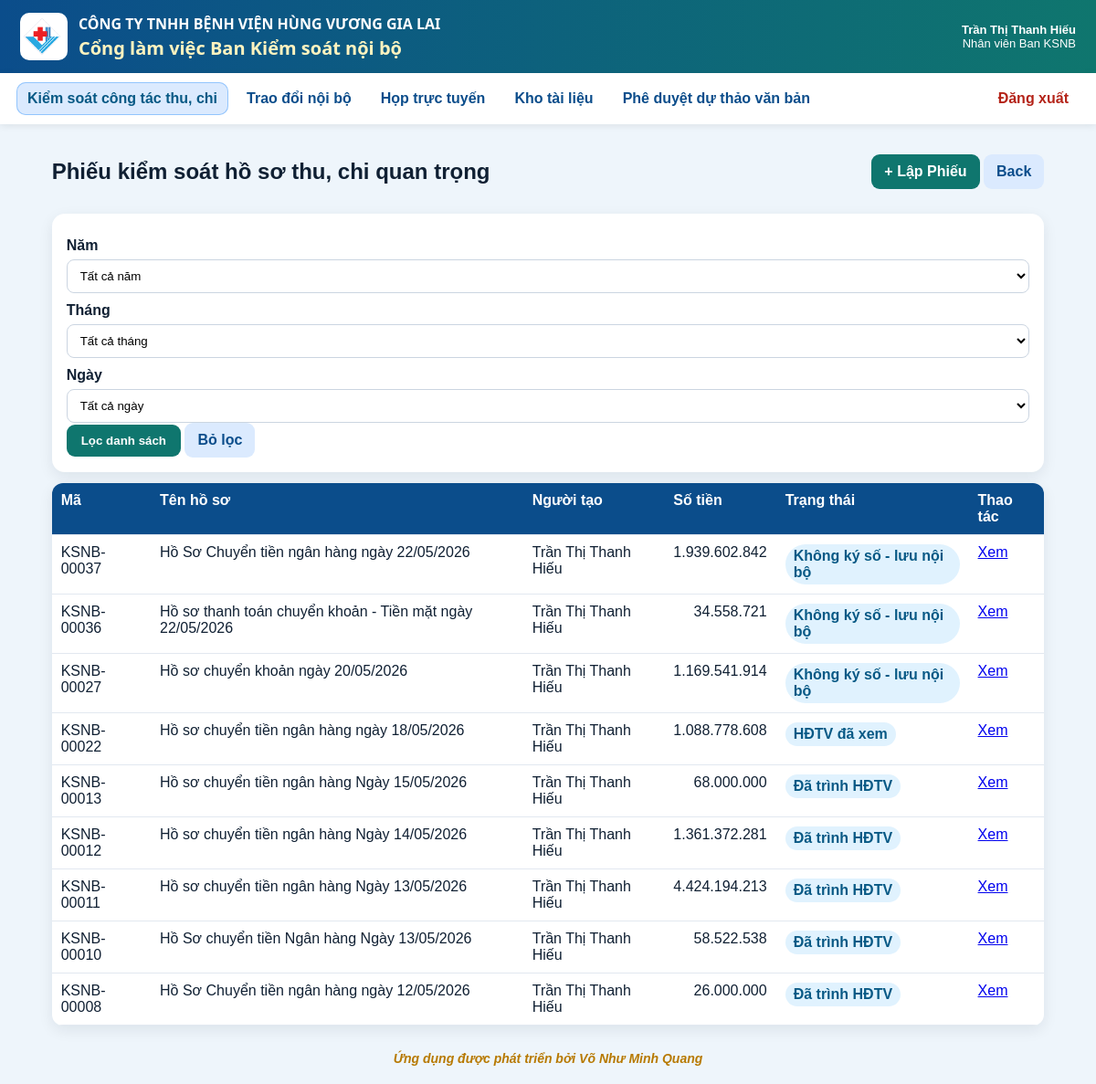
Page /vouchers (signed in) on the committed database.
### app/models.py (models this page shows)
class Users(Base):
    __tablename__ = "users"
    id = Column(Integer, primary_key=True)
    username = Column(String, unique=True, nullable=False, index=True)
    full_name = Column(String, nullable=False)
    password_hash = Column(String, nullable=False)
    unit_code = Column(String, nullable=False, default="THANH_VIEN_TRUNG_TAP")
    role_code = Column(String, nullable=False, default="THANH_VIEN_TRUNG_TAP")
    position_title = Column(String, nullable=False, default="Thành viên trưng tập")
    is_active = Column(Integer, nullable=False, default=1)
    created_at = Column(String, nullable=False)
    status = column_property(
        case(
            (is_active == 1, "ACTIVE"),
            else_="LOCKED",
        )
    )

### tables this page shows
CREATE TABLE vouchers (
                id INTEGER PRIMARY KEY AUTOINCREMENT,
                code TEXT UNIQUE,
                title TEXT NOT NULL,
                hồ_so_type TEXT NOT NULL,
                total_amount REAL DEFAULT 0,
                submitting_unit TEXT,
                sender_name TEXT,
                received_at TEXT,
                approval_target TEXT,
                route_mode TEXT NOT NULL,
                status TEXT NOT NULL DEFAULT 'DRAFT',
                section_iv_result TEXT,
                section_iv_note TEXT,
                section_v_text TEXT,
                section_vi_text TEXT,
                created_by INTEGER NOT NULL,
                current_handler INTEGER,
                created_at TEXT NOT NULL DEFAULT CURRENT_TIMESTAMP,
                updated_at TEXT NOT NULL DEFAULT CURRENT_TIMESTAMP,
                submitted_at TEXT,
                submitted_to_board_at TEXT,
                board_saved_at TEXT,
                FOREIGN KEY(created_by) REFERENCES users(id),
                FOREIGN KEY(current_handler) REFERENCES users(id)
            );

### app/routers/vouchers.py (the view)
@router.get("")
def voucher_list(request: Request):
    denied = require_login(request)
    if denied:
        return denied
    user = request.state.user
    selected_year = str(request.query_params.get("year") or "").strip()
    selected_month = str(request.query_params.get("month") or "").strip()
    selected_day = str(request.query_params.get("day") or "").strip()
    where_parts = ["1=1"]
    params: list = []
    if user["role_code"] == "TRUONG_BAN_KSNB":
        where_parts.append(
            "(v.created_by = ? OR v.status IN ('SUBMITTED_TO_HEAD','HEAD_APPROVED','SUBMITTED_TO_BOARD','BOARD_VIEWED','BOARD_SAVED','NO_SIGNATURE_INTERNAL'))"
        )
        params.append(user["id"])
    elif user["role_code"] == "PHO_TRUONG_BAN_KSNB":
        where_parts.append("(v.created_by = ? OR v.current_handler = ?)")
        params.extend([user["id"], user["id"]])
    elif user["role_code"] == "NHAN_VIEN_KSNB":
        where_parts.append("v.created_by = ?")
        params.append(user["id"])
    elif user["role_code"] == "TONG_GIAM_DOC":
        where_parts.append("v.status IN ('SUBMITTED_TO_BOARD','BOARD_VIEWED','BOARD_SAVED')")
    elif user["role_code"] in BOARD_ROLES:
        where_parts.append("v.status IN ('SUBMITTED_TO_BOARD','BOARD_VIEWED','BOARD_SAVED') AND v.current_handler = ?")
        params.append(user["id"])
    elif user["role_code"] != ROLE_ADMIN:
        where_parts.append("0=1")
    if selected_year:
        where_parts.append("strftime('%Y', v.created_at) = ?")
        params.append(selected_year)
    if selected_month:
        where_parts.append("strftime('%m', v.created_at) = ?")
        params.append(selected_month.zfill(2))
    if selected_day:
        where_parts.append("strftime('%d', v.created_at) = ?")
        params.append(selected_day.zfill(2))
    where = " AND ".join(where_parts)
    with get_conn() as conn:
        years = conn.execute(
            """
            SELECT DISTINCT strftime('%Y', created_at) AS year
            FROM vouchers
            WHERE created_at IS NOT NULL
            ORDER BY year DESC
            """
        ).fetchall()
        rows = conn.execute(
            f"""
            SELECT v.*, u.full_name AS creator_name
            FROM vouchers v
            JOIN users u ON u.id = v.created_by
            WHERE {where}
            ORDER BY v.id DESC
            """,
            params,
        ).fetchall()
    admin_seen_voucher_ids: set[int] = set()
    if user["role_code"] == ROLE_ADMIN:
        with get_conn() as conn:
            seen_rows = conn.execute(
                """
                SELECT voucher_id
                FROM voucher_routes
                WHERE action = 'ADMIN_XEM_PHIEU'
                  AND from_user_id = ?
                """,
                (user["id"],),
            ).fetchall()
        admin_seen_voucher_ids = {int(row["voucher_id"]) for row in seen_rows}
    voucher_rows = []
    for row in rows:
        item = dict(row)
        item["is_new_for_current_user"] = False
        if (
            user["role_code"] == ROLE_ADMIN
            and item["status"] in ("SUBMITTED_TO_HEAD", "SUBMITTED_TO_BOARD")
            and int(item["id"]) not in admin_seen_voucher_ids
        ):
            item["is_new_for_current_user"] = True
        elif user["role_code"] in HEAD_ROLES and item["status"] == "SUBMITTED_TO_HEAD" and item["current_handler"] == user["id"]:
            item["is_new_for_current_user"] = True
        elif user["role_code"] in BOARD_ROLES and item["status"] == "SUBMITTED_TO_BOARD" and item["current_handler"] == user["id"]:
            item["is_new_for_current_user"] = True
        voucher_rows.append(item)
    voucher_new_count = sum(1 for item in voucher_rows if item["is_new_for_current_user"])
    months = [f"{i:02d}" for i in range(1, 13)]
    days = [f"{i:02d}" for i in range(1, 32)]
    return templates.TemplateResponse(
        "voucher_list.html",
        {
            "request": request,
            "vouchers": voucher_rows,
            "user": user,
            "status_labels": STATUS_LABELS,
            "years": years,
            "months": months,
            "days": days,
            "selected_year": selected_year,
            "selected_month": selected_month.zfill(2) if selected_month else "",
            "selected_day": selected_day.zfill(2) if selected_day else "",
            "voucher_new_count": voucher_new_count,
        },
    )

### app/templates/voucher_list.html (shortened to what this page needs)
{% extends 'base.html' %}
{% block content %}
<div class="page-head">
  {% if user.role_code in ['TONG_GIAM_DOC','PHO_TGD_THUONG_TRUC','PHO_TONG_GIAM_DOC'] %}
  <h2>Danh sách Phiếu kiểm soát hồ sơ thu, chi quan trọng trình Hội đồng thành viên</h2>
  {% else %}
  <h2>Phiếu kiểm soát hồ sơ thu, chi quan trọng</h2>
  {% endif %}
  <div>
    {% if user.role_code in ['ADMIN','TRUONG_BAN_KSNB','PHO_TRUONG_BAN_KSNB','NHAN_VIEN_KSNB'] %}
    <a class="primary-link voucher-title-font" href="/vouchers/new">+ Lập Phiếu</a>
    {% endif %}
    <a class="secondary-link" href="javascript:history.back()">Back</a>
  </div>
</div>
<div class="panel">
  <form method="get" action="/vouchers" class="grid3">
    <div>
      <label>Năm</label>
      <select name="year">
        <option value="">Tất cả năm</option>
      </select>
    </div>
    <div>
      <label>Tháng</label>
      <select name="month">
        <option value="">Tất cả tháng</option>
      </select>
    </div>
    <div>
      <label>Ngày</label>
      <select name="day">
        <option value="">Tất cả ngày</option>
      </select>
    </div>
    <div style="grid-column:1/-1;">
      <button class="primary voucher-title-font" type="submit">Lọc danh sách</button>
      <a class="secondary-link voucher-title-font" href="/vouchers">Bỏ lọc</a>
    </div>
  </form>
</div>
<table class="table">
  <thead>
    <tr><th>Mã</th><th>Tên hồ sơ</th><th>Người tạo</th><th>Số tiền</th><th>Trạng thái</th><th>Thao tác</th></tr>
  </thead>
  <tbody>
  {% for v in vouchers %}
    <tr class="{% if v.is_new_for_current_user %}voucher-new-row{% endif %}">
      <td>
        {{ v.code }}
      </td>
      <td>{{ v.title }}</td>
      <td>{{ v.creator_name }}</td>
      <td class="num">{{ '{:,.0f}'.format(v.total_amount or 0).replace(',', '.') }}</td>
      <td>
        <span class="badge">{{ status_labels.get(v.status, v.status) }}</span>
      </td>
      <td>
        {% if user.role_code in ['TONG_GIAM_DOC','PHO_TGD_THUONG_TRUC','PHO_TONG_GIAM_DOC'] %}
        <a href="/vouchers/{{ v.id }}/print">Xem</a>
        {% else %}
        <a href="/vouchers/{{ v.id }}">Xem</a>
        {% endif %}
      </td>
    </tr>
  {% else %}
    <tr><td colspan="6" class="empty">Chưa có Phiếu.</td></tr>
  {% endfor %}
  </tbody>
</table>
{% endblock %}

### app/templates/base.html (shortened to what this page needs)
<!doctype html>
<html lang="vi">
<head>
  <link rel="stylesheet" href="/static/style.css">
</head>
<body class="{% if not request.state.user %}auth-page{% endif %}">
  <header class="topbar">
    <div class="brandbox">
      <img class="brand-logo" src="/static/images/logo.png" alt="Logo">
      <div>
        <div class="company">CÔNG TY TNHH BỆNH VIỆN HÙNG VƯƠNG GIA LAI</div>
        <div class="app-title">Cổng làm việc Ban Kiểm soát nội bộ</div>
      </div>
    </div>
    {% if request.state.user %}
    <div class="userbox">
      <b>{{ request.state.user.full_name }}</b><br>
      <span>{{ request.state.user.position_title }}</span>
    </div>
    {% endif %}
  </header>
  {% if request.state.user %}
  {% set role_code = request.state.user.role_code %}
  {% set is_admin = role_code == 'ADMIN' %}
  {% set is_ksnb = role_code in ['TRUONG_BAN_KSNB', 'PHO_TRUONG_BAN_KSNB', 'NHAN_VIEN_KSNB'] %}
  {% set is_board = role_code in ['TONG_GIAM_DOC', 'PHO_TGD_THUONG_TRUC', 'PHO_TONG_GIAM_DOC'] %}
  <nav class="nav" id="mainNav" aria-label="Điều hướng chính">
    {% if is_admin or is_ksnb or is_board %}
    <a class="hvgl-nav-link {% if request.url.path.startswith('/revenue-control') or request.url.path.startswith('/vouchers') or request.url.path.startswith('/cash-control') or request.url.path.startswith('/control-statistics') %}is-active{% endif %}" href="/revenue-control" data-nav-key="revenue_control">
      <span class="hvgl-nav-text">Kiểm soát công tác thu, chi</span>
    </a>
    {% endif %}
    <a class="hvgl-nav-link {% if request.url.path.startswith('/chat') %}is-active{% endif %}" href="/chat" data-nav-key="chat">
      <span class="hvgl-nav-text">Trao đổi nội bộ</span>
    </a>
    <a class="hvgl-nav-link {% if request.url.path.startswith('/meetings') %}is-active{% endif %}" href="/meetings" data-nav-key="meetings">
      <span class="hvgl-nav-text">Họp trực tuyến</span>
    </a>
    {% if is_admin or is_ksnb %}
    <a class="hvgl-nav-link {% if request.url.path.startswith('/documents') %}is-active{% endif %}" href="/documents" data-nav-key="documents">
      <span class="hvgl-nav-text">Kho tài liệu</span>
    </a>
    {% endif %}
    {% if is_admin or is_ksnb or is_board %}
    <a class="hvgl-nav-link {% if request.url.path.startswith('/draft-approvals') or request.url.path.startswith('/draft-approval') %}is-active{% endif %}" href="/draft-approvals" data-nav-key="draft_approvals">
      <span class="hvgl-nav-text">Phê duyệt dự thảo văn bản</span>
    </a>
    {% endif %}
    <a class="logout" href="/logout">Đăng xuất</a>
  </nav>
  {% endif %}
  <main class="container">
    {% block content %}{% endblock %}
  </main>
  {% if request.state.user %}
  <footer class="app-footer">
    Ứng dụng được phát triển bởi Võ Như Minh Quang
  </footer>
  {% endif %}
</body>
</html>

### app/static/style.css (style rules this page uses)
* { box-sizing:border-box }
body { margin:0;font-family:Arial,Helvetica,sans-serif;background:#eef5fb;color:#102033 }
.topbar { display:flex;justify-content:space-between;gap:16px;align-items:center;padding:14px 22px;background:linear-gradient(90deg,#0b4d8b,#0f766e);color:#fff }
.company { font-weight:700;letter-spacing:.3px }
.app-title { font-size:20px;font-weight:800;color:#f7d354;margin-top:4px }
.userbox { text-align:right;font-size:13px }
.nav { display:flex;gap:8px;align-items:center;flex-wrap:wrap;padding:10px 18px;background:#fff;box-shadow:0 2px 8px rgba(0,0,0,.08) }
.nav a { padding:9px 12px;text-decoration:none;color:#0b4d8b;border-radius:9px;font-weight:700 }
.nav .logout { margin-left:auto;color:#b42318 }
.container { width:calc(100% - 3cm); max-width:none; margin:18px auto; padding:0; }
label { display:block;font-weight:700;margin:10px 0 6px }
input,select,textarea { width:100%;padding:9px 10px;border:1px solid #cbd5e1;border-radius:8px;background:#fff }
.primary,.secondary { border:0;border-radius:9px;padding:10px 16px;font-weight:800;cursor:pointer }
.primary { background:#0f766e;color:#fff }
.primary-link,.secondary-link { display:inline-block;text-decoration:none;border-radius:9px;padding:10px 14px;font-weight:800 }
.primary-link { background:#0f766e;color:#fff }
.secondary-link { background:#dbeafe;color:#0b4d8b }
.page-head { display:flex;justify-content:space-between;align-items:center;gap:12px;margin-bottom:12px }
.panel { background:#fff;border-radius:14px;padding:16px;margin:12px 0;box-shadow:0 5px 16px rgba(15,23,42,.08) }
.table { width:100%;border-collapse:collapse;background:#fff;border-radius:12px;overflow:hidden;box-shadow:0 5px 16px rgba(15,23,42,.08) }
.table th,.table td { padding:10px;border-bottom:1px solid #e2e8f0;vertical-align:top }
.table th { background:#0b4d8b;color:#fff;text-align:left }
.num { text-align:right }
.badge { display:inline-block;background:#e0f2fe;color:#075985;border-radius:999px;padding:4px 9px;font-weight:800 }
.brandbox { display:flex;align-items:center;gap:12px }
.brand-logo { width:52px;height:52px;object-fit:contain;background:#fff;border-radius:10px;padding:4px }

### app/templates/base.html (style rules this page uses)
.company, .app-title { font-family: "Segoe UI", Arial, sans-serif; letter-spacing: 0; line-height: 1.25; }
.company { color: #ffffff; font-weight: 900; text-transform: uppercase; }
.app-title { color: #fff3bf; font-weight: 650; }
.nav a.hvgl-nav-link { position: relative; display: inline-flex; align-items: center; gap: 6px; font-family: inherit; font-weight: 700; border-radius: 10px; transition: background-color 0.15s ease, color 0.15s ease, box-shadow 0.15s ease; }
.nav a.hvgl-nav-link.is-active { background: #dbeafe !important; color: #075985 !important; box-shadow: inset 0 0 0 1px #93c5fd; }
.nav a.hvgl-nav-link.is-active .hvgl-nav-text { color: #075985 !important; }
.app-footer { margin: 18px auto 10px auto; padding: 10px 12px; text-align: center; color: #b77900; font-style: italic; font-weight: 700; font-size: 14px; }

### app/templates/voucher_list.html (style rules this page uses)
.voucher-title-font { font-family: inherit; font-weight: 700; }

### rows in the picture
Users: state.user.full_name "Trần Thị Thanh Hiếu", state.user.position_title "Nhân viên Ban KSNB"
vouchers: code "KSNB-00037", title "Hồ Sơ Chuyển tiền ngân hàng ngày 22/05/2026", creator_name "Trần Thị Thanh Hiếu", total_amount "1.939.602.842", get "Không ký số - lưu nội bộ"
vouchers: code "KSNB-00036", title "Hồ sơ thanh toán chuyển khoản - Tiền mặt ngày 22/05/2026", creator_name "Trần Thị Thanh Hiếu", total_amount "34.558.721", get "Không ký số - lưu nội bộ"
vouchers: code "KSNB-00027", title "Hồ sơ chuyển khoản ngày 20/05/2026", creator_name "Trần Thị Thanh Hiếu", total_amount "1.169.541.914", get "Không ký số - lưu nội bộ"
vouchers: code "KSNB-00022", title "Hồ sơ chuyển tiền ngân hàng ngày 18/05/2026", creator_name "Trần Thị Thanh Hiếu", total_amount "1.088.778.608", get "HĐTV đã xem"
vouchers: code "KSNB-00013", title "Hồ sơ chuyển tiền ngân hàng Ngày 15/05/2026", creator_name "Trần Thị Thanh Hiếu", total_amount "68.000.000", get "Đã trình HĐTV"
vouchers: code "KSNB-00012", title "Hồ sơ chuyển tiền ngân hàng Ngày 14/05/2026", creator_name "Trần Thị Thanh Hiếu", total_amount "1.361.372.281", get "Đã trình HĐTV"
vouchers: code "KSNB-00011", title "Hồ sơ chuyển tiền ngân hàng Ngày 13/05/2026", creator_name "Trần Thị Thanh Hiếu", total_amount "4.424.194.213", get "Đã trình HĐTV"
vouchers: code "KSNB-00010", title "Hồ Sơ chuyển tiền Ngân hàng Ngày 13/05/2026", creator_name "Trần Thị Thanh Hiếu", total_amount "58.522.538", get "Đã trình HĐTV"
vouchers: code "KSNB-00008", title "Hồ Sơ Chuyển tiền ngân hàng ngày 12/05/2026", creator_name "Trần Thị Thanh Hiếu", total_amount "26.000.000", get "Đã trình HĐTV"
